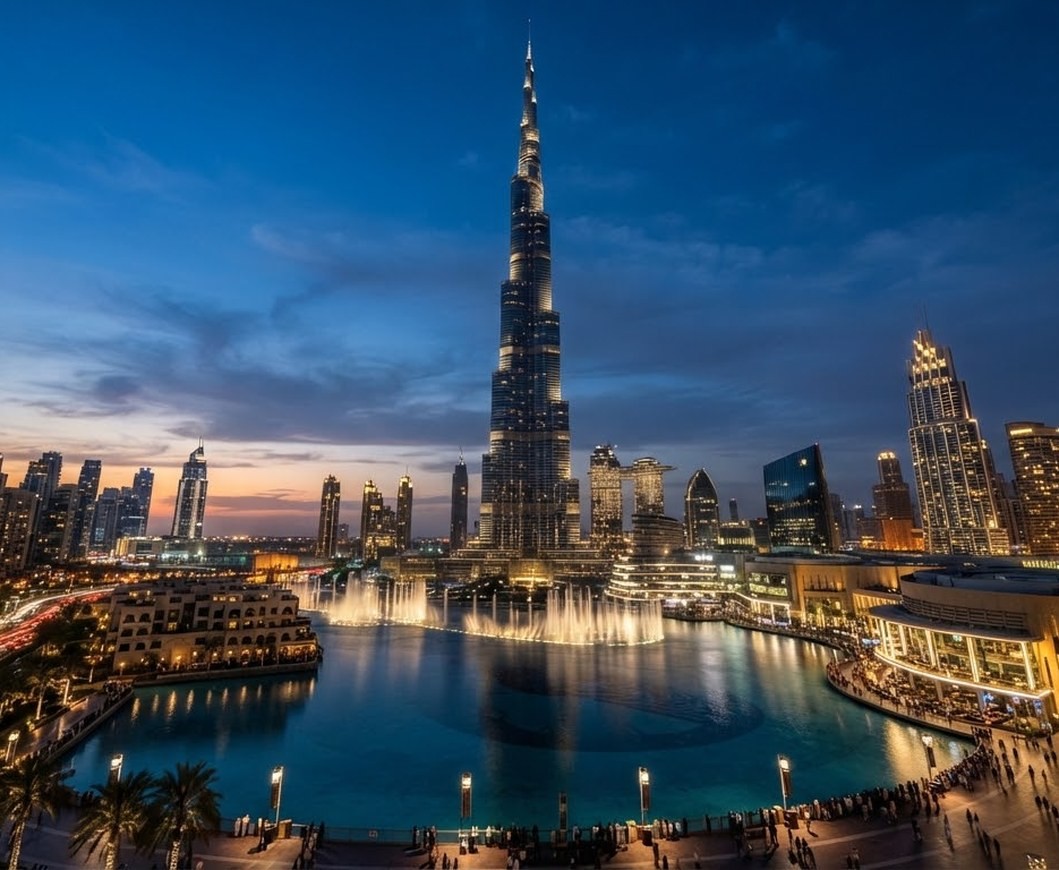
#> input picture tools/bake/sources/hero-dubai-raw.jpg, 1059 x 870 px
$ python voyago-hero.py
#> lines starting #> are read from the running program, lines starting #| are printed output that depends on the picture
"""
Bake home's featured card background.

The export builds that card out of four layers, two of which React Native
cannot express at all:

    bg-gradient-to-b from-#F58E43 via-#F4883A to-#EF7C2A      <- base
    img ... contrast-125 opacity-70 translate-y-2 scale-105   <- photo
    bg-gradient-to-t from-black/40 via-transparent
        to-#F58E43/40  mix-blend-multiply                     <- overlay

`contrast()` is a CSS filter and `mix-blend-multiply` is a blend mode; neither
has a React Native equivalent, and faking them with stacked translucent views
does not land on the same pixels. So the whole stack is composited here, once,
and the card draws a single flat image.

The img also carries `mix-blend-luminosity`, which is a no-op in the reference:
its parent is an absolutely-positioned stacking context with no background, so
the backdrop it would blend against is transparent. The render confirms it --
the photo is in full colour, not monochrome orange. It is therefore not applied.

Output is 3x the 353x290dp slot the card fills at 393dp.
"""

import os

from PIL import Image, ImageEnhance

ROOT = os.path.join(os.path.dirname(__file__), "..", "..")
SCALE = 3
W, H = 353 * SCALE, 290 * SCALE
OUT = os.path.join(ROOT, "assets/images/voyago/hero-dubai.jpg")
SRC = os.path.join(ROOT, "tools/bake/sources/hero-dubai-raw.jpg")


def lerp(a, b, t):
    return tuple(round(x + (y - x) * t) for x, y in zip(a, b))


def vgrad(size, stops):
    """A vertical gradient. `stops` is [(pos, (r, g, b)), ...] with pos in 0..1."""
#> called with size = (1059, 870)
    w, h = size
    im = Image.new("RGB", (1, h))
    px = im.load()
    for y in range(h):
        t = y / (h - 1)
        for i in range(len(stops) - 1):
            p0, c0 = stops[i]
            p1, c1 = stops[i + 1]
            if p0 <= t <= p1:
                px[0, y] = lerp(c0, c1, (t - p0) / (p1 - p0) if p1 > p0 else 0)
                break
    return im.resize((w, h))


def valpha(size, stops):
    """A vertical ramp of (colour, alpha) pairs, as an RGBA image."""
    w, h = size
    im = Image.new("RGBA", (1, h))
    px = im.load()
    for y in range(h):
        t = y / (h - 1)
        for i in range(len(stops) - 1):
            p0, c0, a0 = stops[i]
            p1, c1, a1 = stops[i + 1]
            if p0 <= t <= p1:
                k = (t - p0) / (p1 - p0) if p1 > p0 else 0
                px[0, y] = lerp(c0, c1, k) + (round(a0 + (a1 - a0) * k),)
                break
    return im.resize((w, h))


def multiply(base, over):
    """`mix-blend-multiply` with a per-pixel source alpha."""
    b = base.load()
    o = over.load()
    out = Image.new("RGB", base.size)
    p = out.load()
    for y in range(base.size[1]):
        for x in range(base.size[0]):
            cb, cs = b[x, y], o[x, y]
            a = cs[3] / 255
            p[x, y] = tuple(
                round(c_b * (1 - a) + a * (c_b * c_s / 255))
                for c_b, c_s in zip(cb, cs[:3])
            )
    return out


# 1. the orange base
base = vgrad((W, H), [(0.0, (0xF5, 0x8E, 0x43)), (0.5, (0xF4, 0x88, 0x3A)), (1.0, (0xEF, 0x7C, 0x2A))])
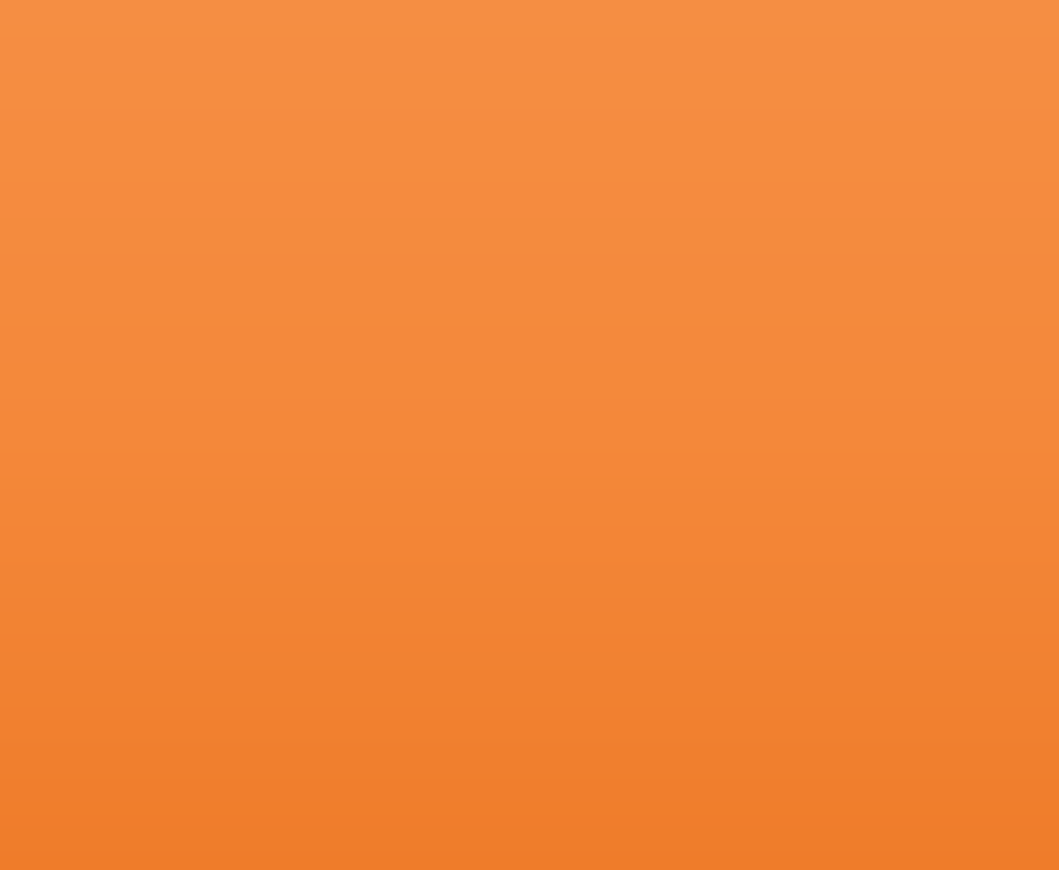
#> base: PIL image 1059x870 RGB; mean R, G, B 243, 134.5, 56.2

# 2. the photo, scaled 105% and nudged 8dp down, then contrast-125
photo = Image.open(SRC).convert("RGB").resize((W, H), Image.LANCZOS)
#> photo is the input picture: PIL image 1059x870 RGB; mean R, G, B 55.5, 80.2, 102.8
sw, sh = round(W * 1.05), round(H * 1.05)
photo = photo.resize((sw, sh), Image.LANCZOS)
#> photo: PIL image 1112x914 RGB
x0 = (sw - W) // 2
y0 = max(0, (sh - H) // 2 - 8 * SCALE)
photo = photo.crop((x0, y0, x0 + W, y0 + H))
#> photo: PIL image 1059x870 RGB
photo = ImageEnhance.Contrast(photo).enhance(1.25)
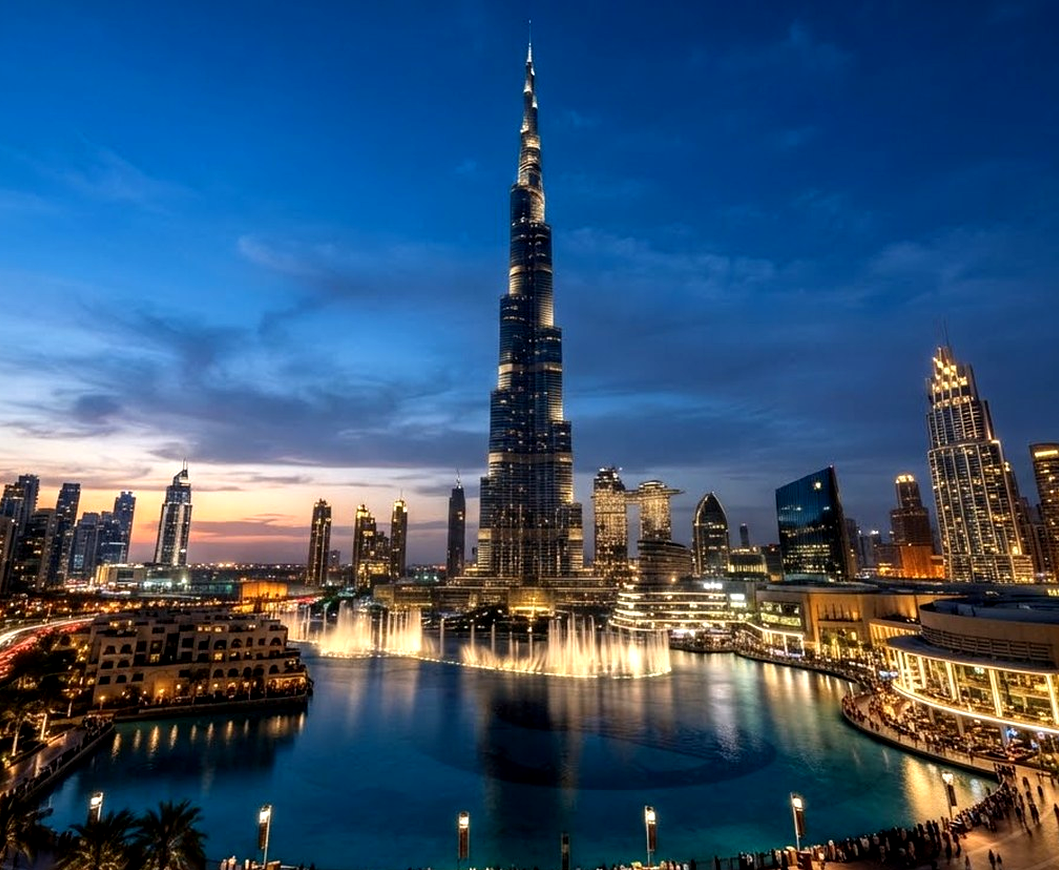
#> photo: PIL image 1059x870 RGB; mean R, G, B 53.7, 83.2, 114.4

# 3. composite it at 70%
card = Image.blend(base, photo, 0.70)

# 4. the multiply overlay: black/40 at the bottom, transparent mid, #F58E43/40 top
overlay = valpha(
    (W, H),
    [
        (0.0, (0xF5, 0x8E, 0x43), 102),
        (0.5, (0xFF, 0xFF, 0xFF), 0),
        (1.0, (0x00, 0x00, 0x00), 102),
    ],
)
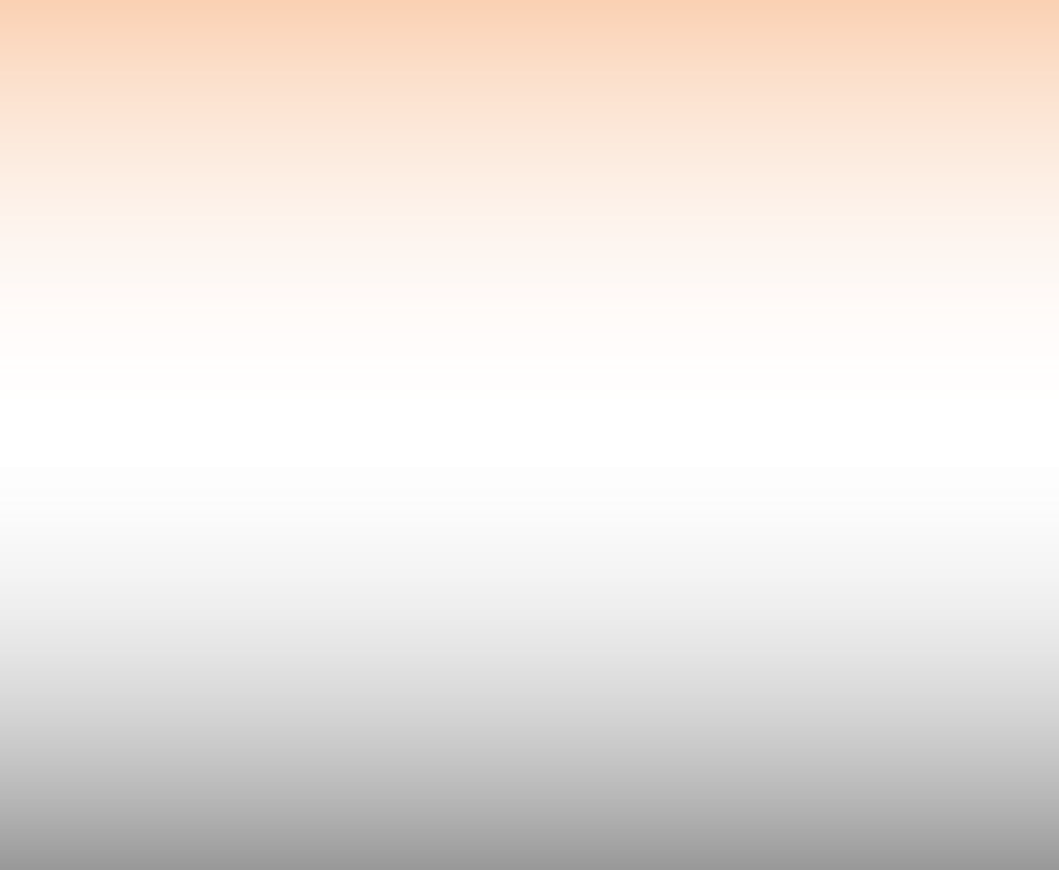
#> overlay: PIL image 1059x870 RGBA; mean R, G, B, A 187.6, 161.7, 143, 51.1; transparent parts drawn white
card = multiply(card, overlay)
#> in multiply, `out = Image.new("RGB", base.size)`: out: PIL image 1059x870 RGB; every value is 0
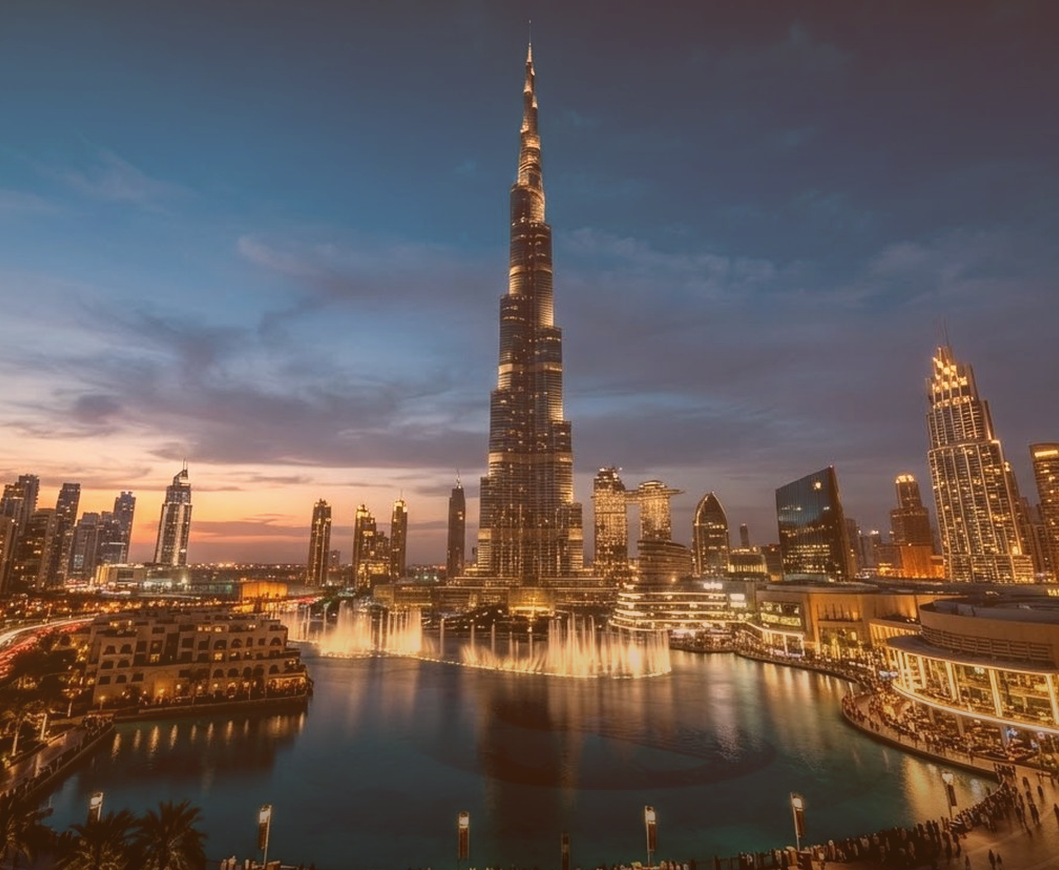
#> card: PIL image 1059x870 RGB; mean R, G, B 102.6, 90.1, 87

card.save(OUT, "JPEG", quality=92, optimize=True)
print("wrote %s  %dx%d  %d bytes" % (OUT, W, H, os.path.getsize(OUT)))
